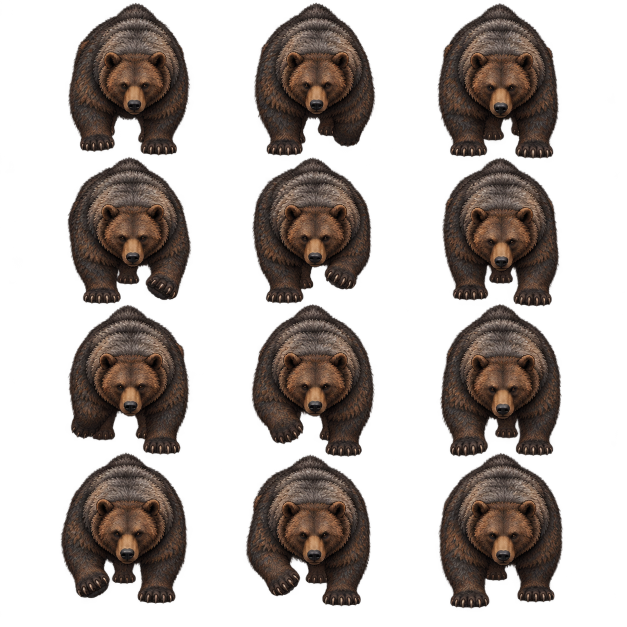
#> input picture tools/art/direction-v348/dense-rejected/originals/cinder-bear-walk-down-v1.png, 1254 x 1254 px (shown at 1/2 size); its folder holds only this picture in this run
$ python analyze-originals.py
#> lines starting #> are read from the running program, lines starting #| are printed output that depends on the picture; after the words box and inside, x2 and y2 are one past the last pixel; in counts of white or black regions, pixels touching at a corner belong together
"""Read-only original alpha/regions and explicitly labelled source diagnostics."""
import json,hashlib,re
from pathlib import Path
import numpy as np
from PIL import Image,ImageDraw
from scipy import ndimage
B=Path(__file__).parent
reports={}
for path in sorted((B/'originals').glob('*.png')):
 image=Image.open(path).convert('RGBA');alpha=np.asarray(image.getchannel('A'));mask=alpha>=16;labels,_=ndimage.label(mask,structure=np.ones((3,3)));areas=np.bincount(labels.ravel());regions=[]
#> further down, image is the input picture: PIL image 1254x1254 RGBA; mean R, G, B, A 31.3, 24, 20.1, 102.2
#> after `alpha = np.asarray(image.getchannel('A'))`:
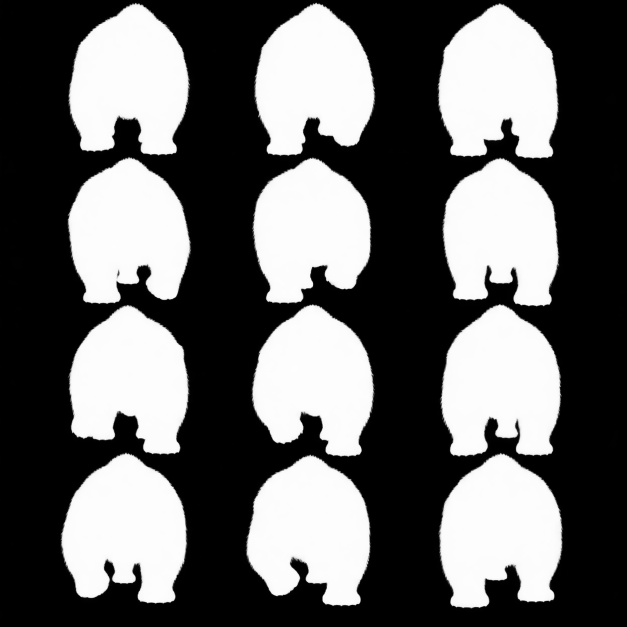
#> alpha: shape (1254, 1254) (shown at 1/2 size); min 0, max 255, mean 102.2
#> after `mask = alpha >= 16`:
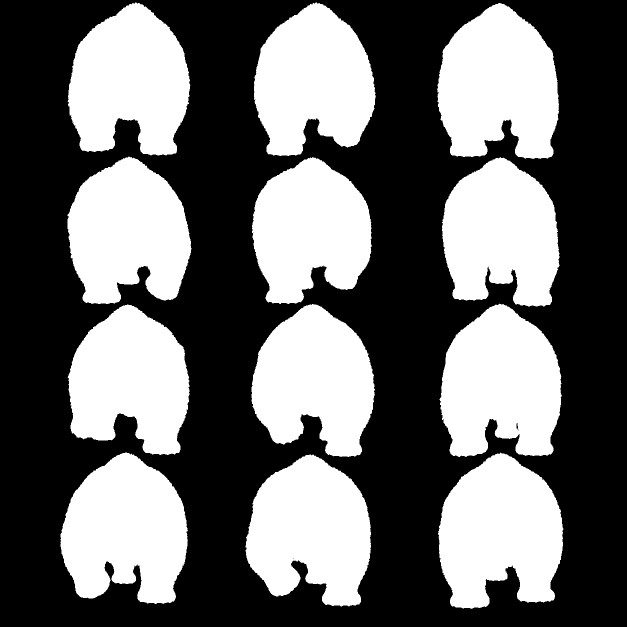
#> mask: shape (1254, 1254) bool (shown at 1/2 size); 41.7% white; 12 white regions, largest, box (x1, y1, x2, y2) and area: (876, 905, 1127, 1218) 57656, (874, 6, 1118, 318) 57540, (879, 607, 1124, 914) 56533
#> after `labels, _ = ndimage.label(mask, structure=np.ones((3, 3)))`:
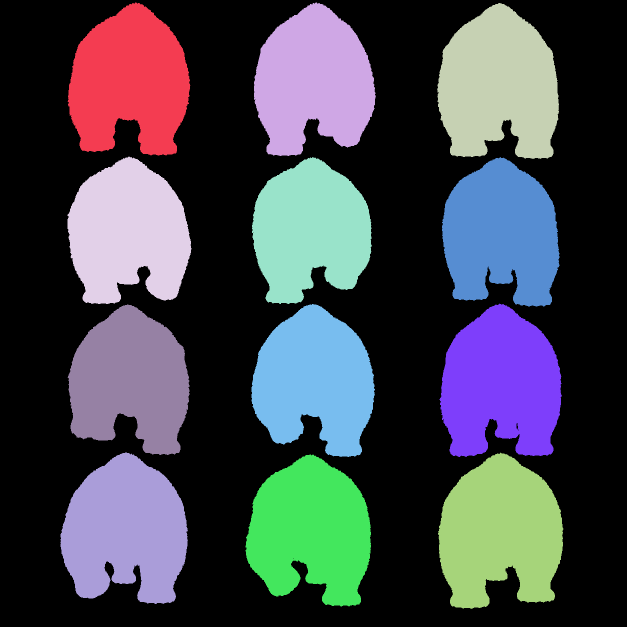
#> labels: shape (1254, 1254) int32 (shown at 1/2 size); 13 distinct labels, from 0 to 12; one colour per label, 0 black
#> after `areas = np.bincount(labels.ravel())`: areas = [916162, 54596, 53862, 57540, 53941, 51310, 53069, 56533, 53380, 52687, 56388, 57656, 55392]
 for i,sl in enumerate(ndimage.find_objects(labels),1):
  if sl is None or areas[i]<400:continue
  ys,xs=sl;regions.append({'bbox':[xs.start,ys.start,xs.stop,ys.stop],'alpha16Area':int(areas[i])})
#> this loop made 12 passes
#> after the loop, regions = 12 items
 regions.sort(key=lambda r:(int(((r['bbox'][1]+r['bbox'][3])/2)/image.height*4),(r['bbox'][0]+r['bbox'][2])/2))
 diagnostic=Image.new('RGBA',image.size,(48,46,40,255));diagnostic.alpha_composite(image);draw=ImageDraw.Draw(diagnostic)
#> after `diagnostic = Image.new('RGBA', image.size, (48, 46, 40, 255))`:
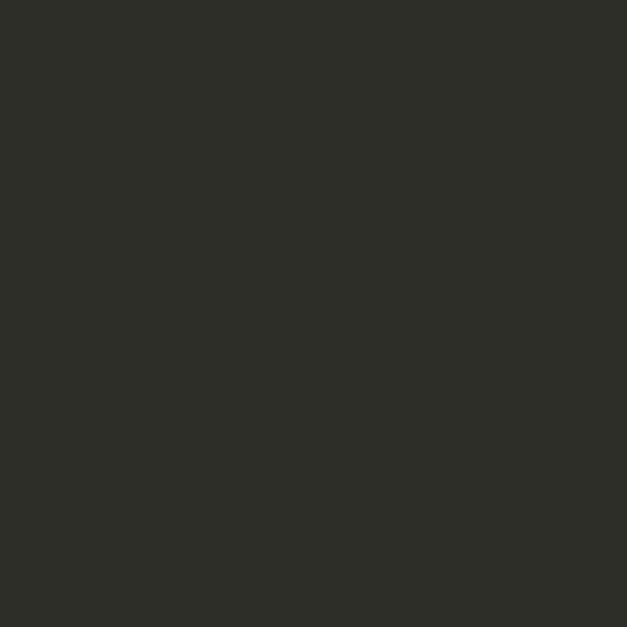
#> diagnostic: PIL image 1254x1254 RGBA (shown at 1/2 size); mean R, G, B, A 48, 46, 40, 255
#> after `diagnostic.alpha_composite(image)`:
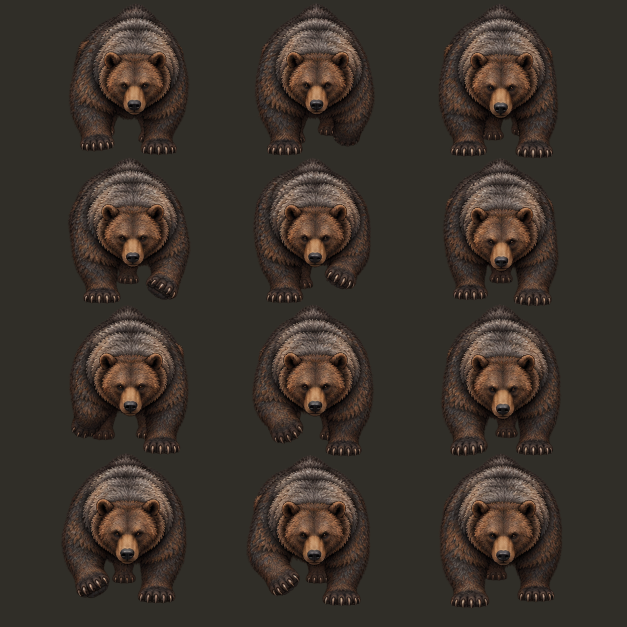
#> diagnostic: PIL image 1254x1254 RGBA (shown at 1/2 size); mean R, G, B, A 58.6, 50.5, 43.1, 255
 for i,r in enumerate(regions):
  x0,y0,x1,y1=r['bbox'];x,y=max(0,x0-1),max(0,y0-1);w,h=min(image.width,x1+1)-x,min(image.height,y1+1)-y;r.update({'rawSourceIndex':i,'requestedRow':i//3,'requestedCol':i%3,'crop':[x,y,w,h],'rgbaCropSha256':hashlib.sha256(image.crop((x,y,x+w,y+h)).tobytes()).hexdigest()})
  draw.rectangle((x,y,x+w-1,y+h-1),outline=(151,161,112,255));draw.text((x+2,y+2),f'raw{i} row{i//3} col{i%3} CANDIDATE ONLY',fill=(245,227,187,255))
#> this loop made 12 passes
#> (x0, y0, x1, y1, x, y, w) on passes 1 to 7: (135, 5, 381, 311, 134, 4, 248), (508, 5, 752, 312, 507, 4, 246), (874, 6, 1118, 318, 873, 5, 246), (135, 313, 383, 608, 134, 312, 250), (504, 314, 744, 608, 503, 313, 242), (884, 314, 1119, 613, 883, 313, 237), (135, 609, 379, 910, 134, 608, 246)
 reports[path.name]={'sha256':hashlib.sha256(path.read_bytes()).hexdigest(),'size':list(image.size),'alphaExtrema':[int(alpha.min()),int(alpha.max())],'lowAlphaPixelCount1to15':int(((alpha>0)&(alpha<16)).sum()),'opaqueCanvasEdgePixelsAlpha16':int(mask[0].sum()+mask[-1].sum()+mask[:,0].sum()+mask[:,-1].sum()),'regionsAlpha16Area400':regions}
 diagnostic.convert('RGB').save(B/'diagnostics'/(path.stem+'-source-regions.png'))
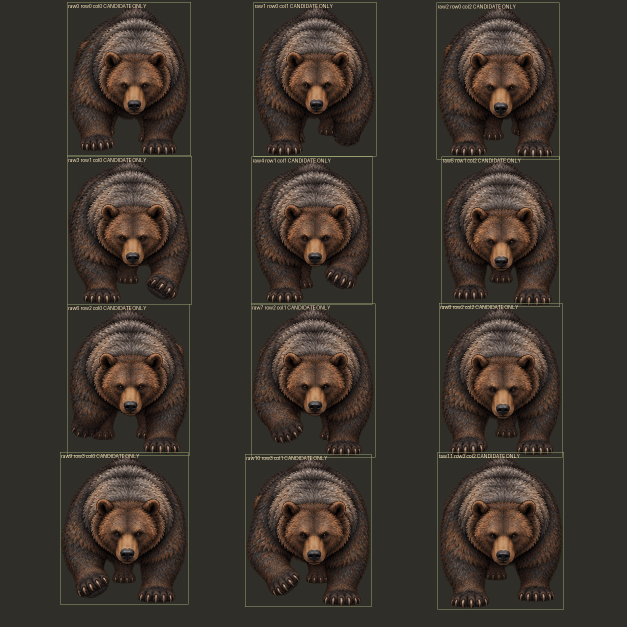
#> saved as cinder-bear-walk-down-v1-source-regions.png: PIL image 1254x1254 RGB (shown at 1/2 size); mean R, G, B 60, 51.9, 44.1
 print(path.name,'regions',len(regions),'alpha16Edges',reports[path.name]['opaqueCanvasEdgePixelsAlpha16'])
#| cinder-bear-walk-down-v1.png regions 12 alpha16Edges 0
(B/'source-analysis.json').write_text(json.dumps(reports,indent=2)+'\n')

$ run again, on tools/art/direction-v348/dense-rejected/originals/cinder-bear-walk-up-v1.png
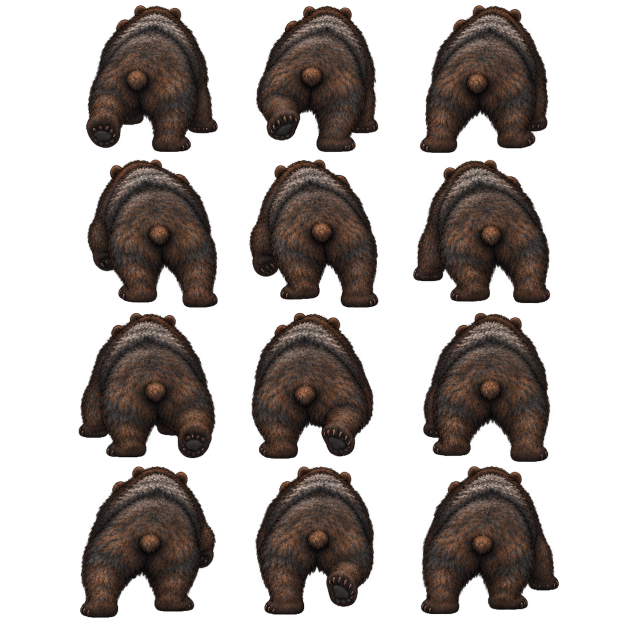
#> input picture tools/art/direction-v348/dense-rejected/originals/cinder-bear-walk-up-v1.png, 1254 x 1254 px (shown at 1/2 size)
#> image is the input picture: PIL image 1254x1254 RGBA; mean R, G, B, A 26.9, 20.6, 17.6, 103.6
#> mask: shape (1254, 1254) bool; 42.1% white; 12 white regions, largest, box (x1, y1, x2, y2) and area: (841, 932, 1118, 1229) 57878, (160, 932, 432, 1236) 57706, (157, 626, 431, 917) 57690
#> `labels, _ = ndimage.label(mask, structure=np.ones((3, 3)))`:
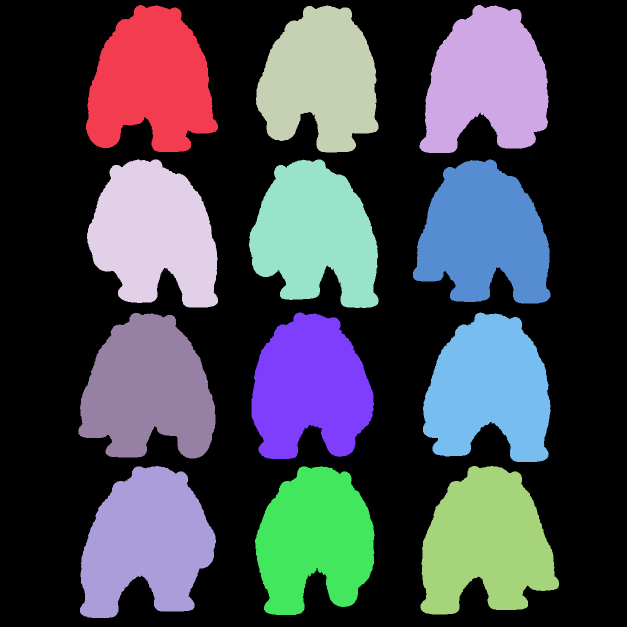
#> labels: shape (1254, 1254) int32 (shown at 1/2 size); 13 distinct labels, from 0 to 12; one colour per label, 0 black
#> areas = [911012, 54742, 54396, 51831, 55964, 54402, 56235, 52853, 55694, 57690, 57706, 57878, 52113]
#> the loop `for i,sl in enumerate(ndimage.find_objects(labels),1):` made 12 passes
#> after the loop `for i,sl in enumerate(ndimage.find_objects(labels),1):`: regions = 12 items
#> the loop `for i,r in enumerate(regions):` made 12 passes
#> (x0, y0, x1, y1, x, y, w) on passes 1 to 4: (172, 10, 436, 304, 171, 9, 266), (512, 11, 757, 305, 511, 10, 247), (839, 10, 1097, 306, 838, 9, 260), (174, 319, 436, 615, 173, 318, 264)
#> `diagnostic.convert('RGB').save(B/'diagnostics'/(path.stem+'-source-reg..`:
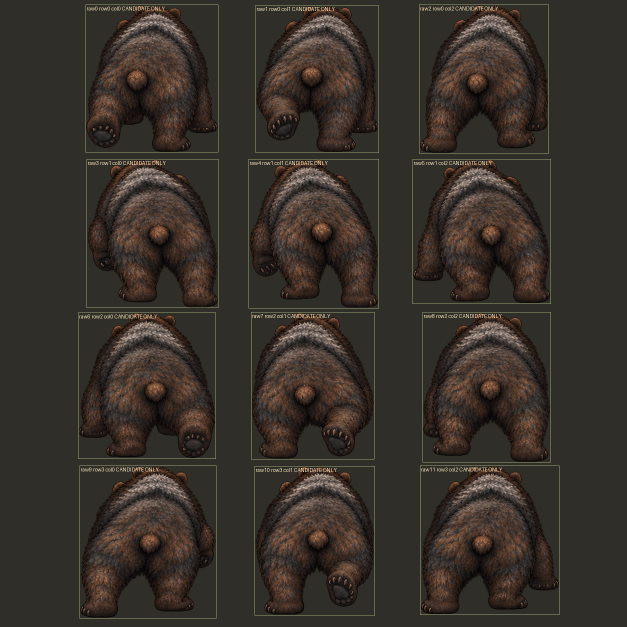
#> saved as cinder-bear-walk-up-v1-source-regions.png: PIL image 1254x1254 RGB (shown at 1/2 size); mean R, G, B 55.7, 48.6, 41.8
#| cinder-bear-walk-up-v1.png regions 12 alpha16Edges 0
